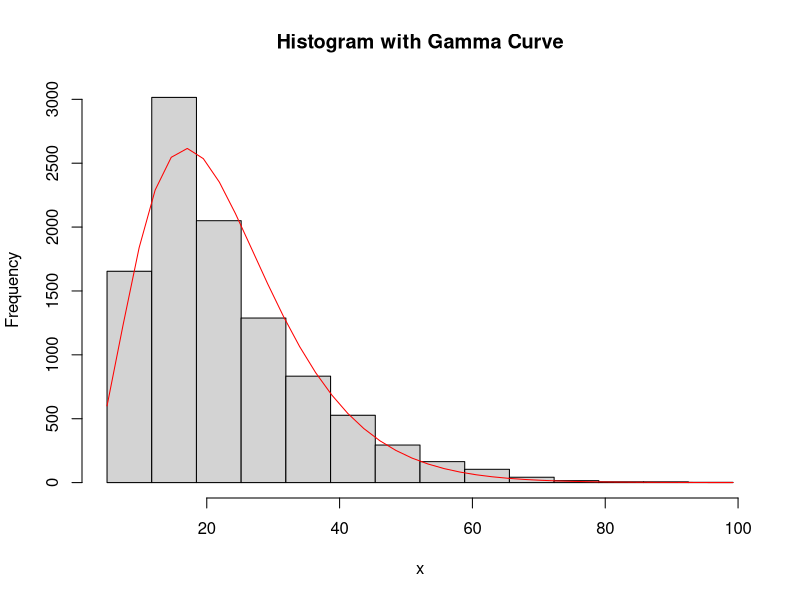
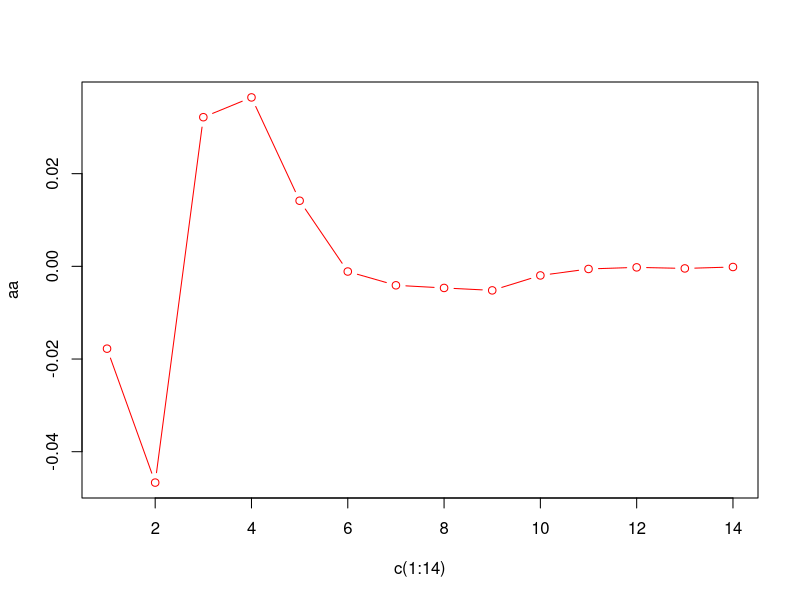
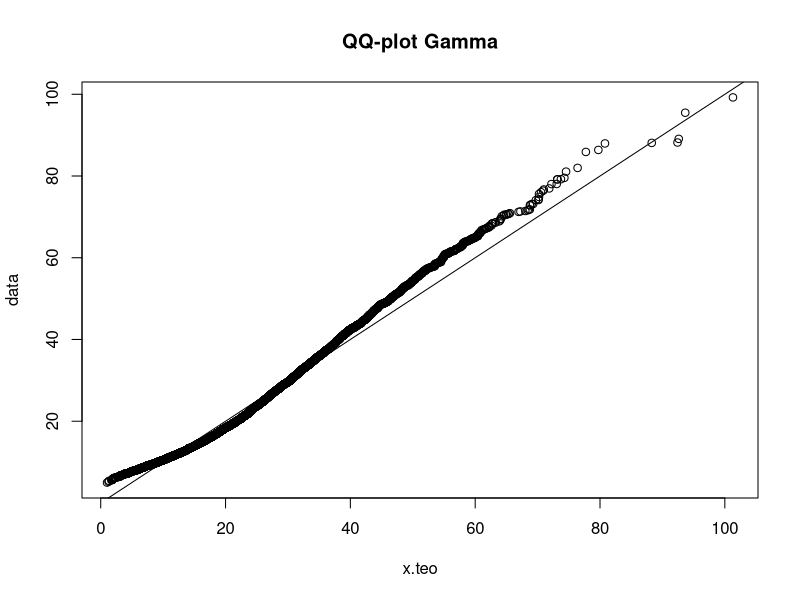
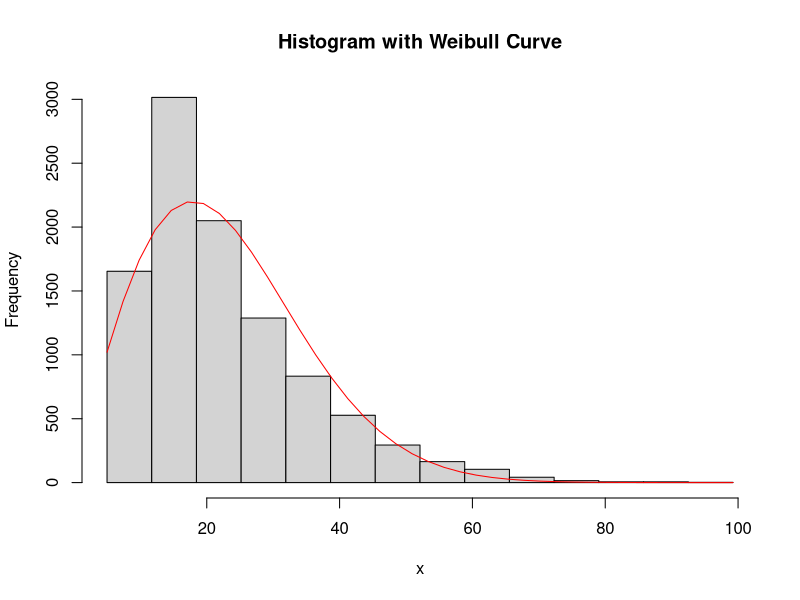
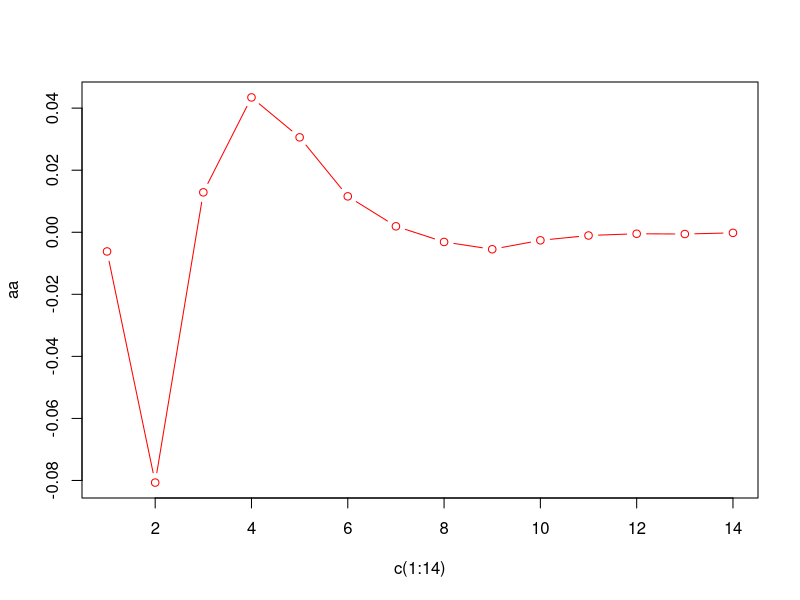
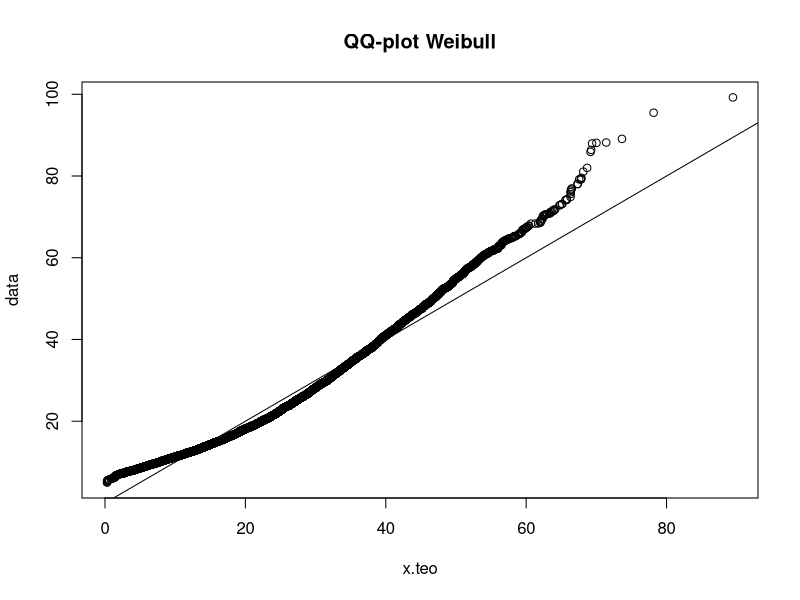

Reproduce these figures in R, in order.
setwd("C:/users/gang/desktop")
library(MASS)

data<-read.delim("Output_question_9.txt",header=TRUE,sep=",")
data <- as.numeric(data$delay)

fitdistr(data, "gamma")
fitdistr(data, "weibull")

# Gamma fit
x <- data
h<-hist(x, breaks=seq(min(x),max(x),l= 15), main="Histogram with Gamma Curve") 
h$counts
xfit<-seq(min(x),max(x),length=40) 
yfit<-dgamma(xfit, shape= 3.86053449 , rate = 0.16959953)
yfit <- yfit*diff(h$mids[1:2])*length(x) 
lines(xfit, yfit, col="red", lwd=1)

p<-c((pgamma(11.715438,shape= 3.86053449 , rate = 0.16959953)-pgamma(4.983341,shape= 3.86053449 , rate = 0.16959953)), 
     (pgamma(18.447535,shape= 3.86053449 , rate = 0.16959953)-pgamma(11.715438,shape= 3.86053449 , rate = 0.16959953)), 
     (pgamma(25.179632,shape= 3.86053449 , rate = 0.16959953)-pgamma(18.447535,shape= 3.86053449 , rate = 0.16959953)), 
     (pgamma(31.911729,shape= 3.86053449 , rate = 0.16959953)-pgamma(25.179632,shape= 3.86053449 , rate = 0.16959953)), 
     (pgamma(38.643826,shape= 3.86053449 , rate = 0.16959953)-pgamma(31.911729,shape= 3.86053449 , rate = 0.16959953)),
     (pgamma(45.375922,shape= 3.86053449 , rate = 0.16959953)-pgamma(38.643826,shape= 3.86053449 , rate = 0.16959953)),
     (pgamma(52.108019,shape= 3.86053449 , rate = 0.16959953)-pgamma(45.375922,shape= 3.86053449 , rate = 0.16959953)),
     (pgamma(58.840116,shape= 3.86053449 , rate = 0.16959953)-pgamma(52.108019,shape= 3.86053449 , rate = 0.16959953)),
     (pgamma(65.572213,shape= 3.86053449 , rate = 0.16959953)-pgamma(58.840116,shape= 3.86053449 , rate = 0.16959953)),
     (pgamma(72.304310,shape= 3.86053449 , rate = 0.16959953)-pgamma(65.572213,shape= 3.86053449 , rate = 0.16959953)),
     (pgamma(79.036407,shape= 3.86053449 , rate = 0.16959953)-pgamma(72.304310,shape= 3.86053449 , rate = 0.16959953)),
     (pgamma(85.768503,shape= 3.86053449 , rate = 0.16959953)-pgamma(79.036407,shape= 3.86053449 , rate = 0.16959953)),
     (pgamma(92.500600,shape= 3.86053449 , rate = 0.16959953)-pgamma(85.768503,shape= 3.86053449 , rate = 0.16959953)),
     (pgamma(99.232697,shape= 3.86053449 , rate = 0.16959953)-pgamma(92.500600,shape= 3.86053449 , rate = 0.16959953))) 

p<- p/sum(p)
qq = h$count/sum(h$count)
aa <- p-qq
plot( c(1:14), aa,col= 'red', lwd = 1, type = "b")

x.teo<-rgamma(n=10000,shape= 3.86053449 , rate = 0.16959953) ## theorical quantiles from a 
qqplot(x.teo,data,main="QQ-plot Gamma") ## QQ-plot 
abline(0,1) ## a 45-degree reference line is plotted 

mm <- vector()
data.cut <- cut(data, breaks = c( 4.983341, 11.715438, 18.447535, 25.179632, 31.911729, 38.643826, 45.375922, 52.108019, 58.840116, 65.572213, 72.304310 ,79.036407 ,85.768503 ,92.500600 ,99.232698))
table(data.cut)                        
for(i in 1:14) mm[i]<- table(data.cut)[[i]]
ks.test( mm, "pgamma", shape= 3.86053449 , rate = 0.16959953, alternative = "greater")


# Weibull fit
x <- data
h<-hist(x, breaks=seq(min(x),max(x),l= 15), main="Histogram with Weibull Curve") 
h$counts
xfit<-seq(min(x),max(x),length=40) 
yfit<-dweibull(xfit, shape= 1.95160124 , scale = 25.83152661)
yfit <- yfit*diff(h$mids[1:2])*length(x) 
lines(xfit, yfit, col="red", lwd=1)


p<-c((pweibull(11.715438,shape= 1.95160124 , scale = 25.83152661)-pweibull(4.983341,shape= 1.95160124 , scale = 25.83152661)), 
     (pweibull(18.447535,shape= 1.95160124 , scale = 25.83152661)-pweibull(11.715438,shape= 1.95160124 , scale = 25.83152661)), 
     (pweibull(25.179632,shape= 1.95160124 , scale = 25.83152661)-pweibull(18.447535,shape= 1.95160124 , scale = 25.83152661)), 
     (pweibull(31.911729,shape= 1.95160124 , scale = 25.83152661)-pweibull(25.179632,shape= 1.95160124 , scale = 25.83152661)), 
     (pweibull(38.643826,shape= 1.95160124 , scale = 25.83152661)-pweibull(31.911729,shape= 1.95160124 , scale = 25.83152661)),
     (pweibull(45.375922,shape= 1.95160124 , scale = 25.83152661)-pweibull(38.643826,shape= 1.95160124 , scale = 25.83152661)),
     (pweibull(52.108019,shape= 1.95160124 , scale = 25.83152661)-pweibull(45.375922,shape= 1.95160124 , scale = 25.83152661)),
     (pweibull(58.840116,shape= 1.95160124 , scale = 25.83152661)-pweibull(52.108019,shape= 1.95160124 , scale = 25.83152661)),
     (pweibull(65.572213,shape= 1.95160124 , scale = 25.83152661)-pweibull(58.840116,shape= 1.95160124 , scale = 25.83152661)),
     (pweibull(72.304310,shape= 1.95160124 , scale = 25.83152661)-pweibull(65.572213,shape= 1.95160124 , scale = 25.83152661)),
     (pweibull(79.036407,shape= 1.95160124 , scale = 25.83152661)-pweibull(72.304310,shape= 1.95160124 , scale = 25.83152661)),
     (pweibull(85.768503,shape= 1.95160124 , scale = 25.83152661)-pweibull(79.036407,shape= 1.95160124 , scale = 25.83152661)),
     (pweibull(92.500600,shape= 1.95160124 , scale = 25.83152661)-pweibull(85.768503,shape= 1.95160124 , scale = 25.83152661)),
     (pweibull(99.232697,shape= 1.95160124 , scale = 25.83152661)-pweibull(92.500600,shape= 1.95160124 , scale = 25.83152661))) 

p<- p/sum(p)
qq = h$count/sum(h$count)
aa <- p-qq
plot( c(1:14), aa,col= 'red', lwd = 1, type = "b")

x.teo<-rweibull(n=10000,shape= 1.95160124 , scale = 25.83152661) ## theorical quantiles from a 
qqplot(x.teo,data,main="QQ-plot Weibull") ## QQ-plot 
abline(0,1) ## a 45-degree reference line is plotted 


mm <- vector()
data.cut <- cut(data, breaks = c( 4.983341, 11.715438, 18.447535, 25.179632, 31.911729, 38.643826, 45.375922, 52.108019, 58.840116, 65.572213, 72.304310 ,79.036407 ,85.768503 ,92.500600 ,99.232698))
table(data.cut)                        
for(i in 1:14) mm[i]<- table(data.cut)[[i]]
ks.test( mm, "pweibull",shape= 1.95160124 , scale = 25.83152661, alternative = "greater")

